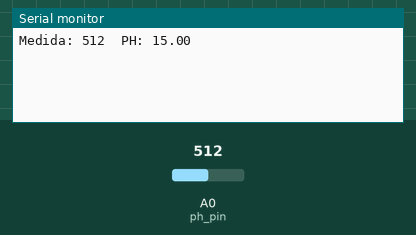
Recording of a sketch running on a simulated Arduino Uno, built with avr-gcc and run on an emulated ATmega328P. Shown: the last lines printed to the serial monitor. The inputs (shaded band) are chosen by the test bench; at power-on: A0 (ph_pin) = 512.

Above: at 3.2 s.
3.3 s: A0 (ph_pin) set to 716
At 4.6 s:
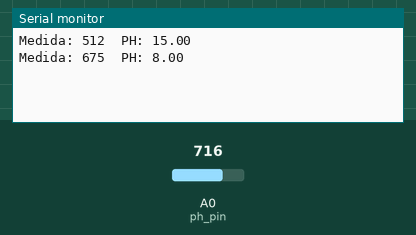
4.8 s: A0 (ph_pin) set to 900
At 5.6 s:
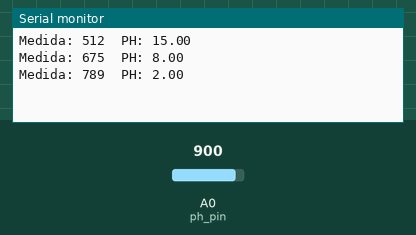
Timing chart, 0 to 7.8 s (numbered marks = the images above; inputs shaded):
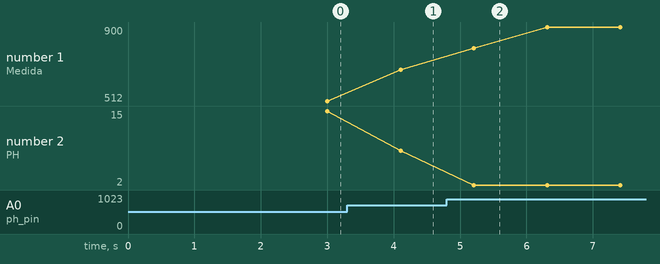

Measured:
- after the input at 3.3 s, the serial monitor: prints a new line after 0.81 s (image 1)
- after the input at 4.8 s, the serial monitor: prints a new line after 0.41 s (image 2)
- plotted number 1: 512 → 675 after the input at 3.3 s, 675 → 900 after the input at 4.8 s
- plotted number 2: 15 → 8 after the input at 3.3 s, 8 → 2 after the input at 4.8 s

The sketch:

SensorPH_4.ino
```cpp
int ph_pin = A0; // A2 -> Po

int m_7 = 745; //agua
int m_13=580;//legia
void setup() {
  Serial.begin(9600);
  delay(2000);
}

void loop() {

int measure = 0;
int prom = 0;

    for(int i=0;i<20;i++)
  {  measure = analogRead(ph_pin);
     prom = prom + measure;
     delay(50);
  }

  prom = prom/20;

  Serial.print("Medida: ");
  Serial.print(prom);

  //calibracion
  float Po = 7 - ((measure - m_7 ) * 6 / ( m_7 - m_13 ));
  Serial.print("\tPH: ");
  Serial.print(Po, 2);
  Serial.println("");
  delay(100);
}
```
